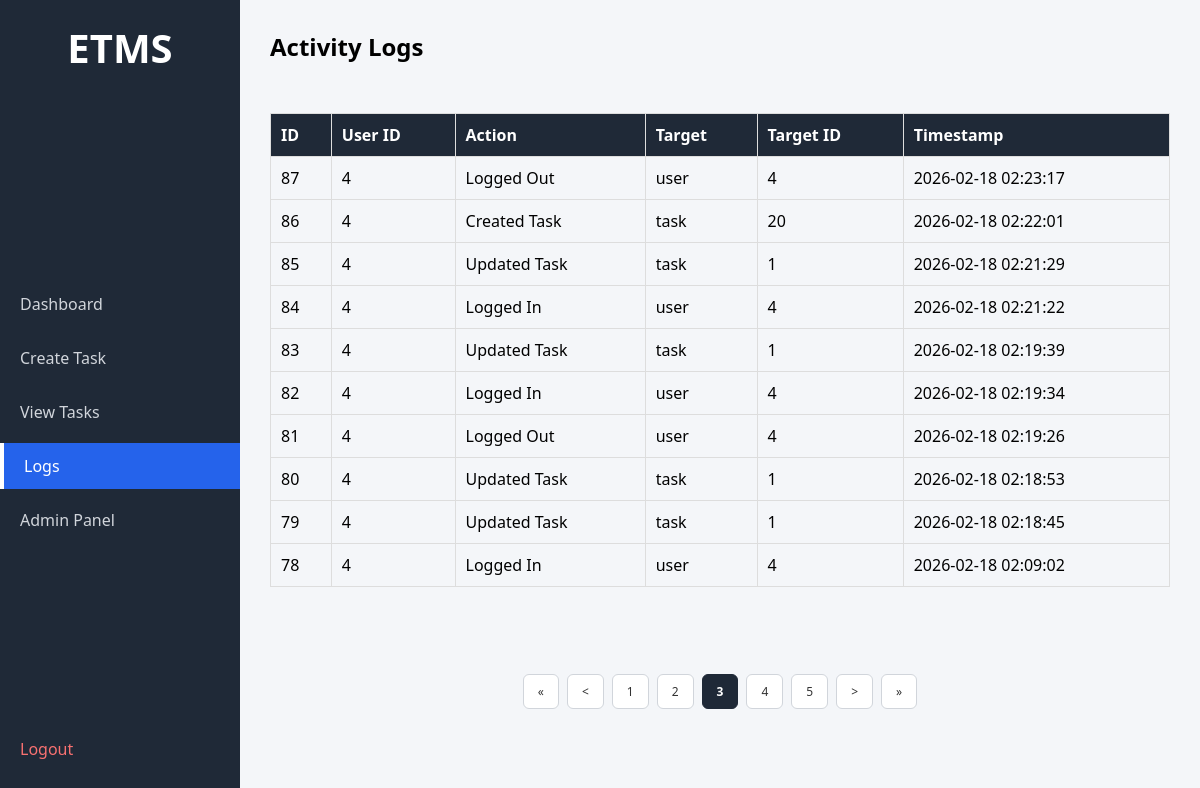
Screenshot of /logs?page=3 (signed in) with the database file from the repository.
### tables this page shows
CREATE TABLE logs(
    id INTEGER PRIMARY KEY AUTOINCREMENT,
    user_id INTEGER NOT NULL,
    action TEXT NOT NULL,
    target_type TEXT,
    target_id INTEGER,
    timestamp DATETIME DEFAULT CURRENT_TIMESTAMP
);

### app.py (the view)
        def wrapper(*args, **kwargs):
            if "role" not in session:
                return redirect("/login")
            if session["role"] not in allowed_roles:
                return "<h1>Access Denied: Your role does not have permission.</h1>" \
                "<a href='/dashboard'>Back to Dashboard</a>"
            return func(*args, **kwargs)

### app.py (called while the page is built)
def role_required(allowed_roles):
    def decorator(func):
        def wrapper(*args, **kwargs):
            if "role" not in session:
                return redirect("/login")
            if session["role"] not in allowed_roles:
                return "<h1>Access Denied: Your role does not have permission.</h1>" \
                "<a href='/dashboard'>Back to Dashboard</a>"
            return func(*args, **kwargs)
        wrapper.__name__ = func.__name__
        return wrapper
    return decorator

@app.route("/logs")
@role_required(["admin"])
def view_logs():
    conn = sqlite3.connect("database.db")
    c = conn.cursor()
    page = request.args.get("page", 1, type=int)
    per_page = 10
    offset = (page - 1) * per_page
    c.execute("SELECT COUNT(*) FROM logs")
    total = c.fetchone()[0]
    c.execute("SELECT * FROM logs ORDER BY id DESC LIMIT ? OFFSET ?",
              (per_page, offset))
    logs_list = c.fetchall()
    conn.close()
    total_pages = (total + per_page - 1) // per_page
    return render_template(
        "logs.html",
        logs=logs_list,
        page=page,
        total_pages=total_pages
    )

### templates/logs.html (shortened to what this page needs)
<!DOCTYPE html>
<html lang="en">
<head>
    <link rel="stylesheet" href="/static/dashboard.css">
</head>
<body>
    <div class="layout">
        <div class="sidebar">
            <h2 class="logo">ETMS</h2>
            <ul class="nav-links">
                <li><a href="/dashboard">Dashboard</a></li>
                <li><a href="/create_task">Create Task</a></li>
                <li><a href="/tasks">View Tasks</a></li>
                <li><a href="/logs" class="active">Logs</a></li>
                <li><a href="/admin">Admin Panel</a></li>
            </ul>
            <div class="sidebar-footer">
                <a href="/logout" class="logout">Logout</a>
            </div>
        </div>
        <div class="main-content">
            <div class="topbar">
                <h1>Activity Logs</h1>
            </div>
            <div class="content">
                <table border="1">
                    <tr>
                        <th>ID</th>
                        <th>User ID</th>
                        <th>Action</th>
                        <th>Target</th>
                        <th>Target ID</th>
                        <th>Timestamp</th>
                    </tr>
                    {% for log in logs %}
                    <tr>
                        <td>{{ log[0] }}</td>
                        <td>{{ log[1] }}</td>
                        <td>{{ log[2] }}</td>
                        <td>{{ log[3] }}</td>
                        <td>{{ log[4] }}</td>
                        <td>{{ log[5] }}</td>
                    </tr>
                    {% endfor %}
                </table><br>
                <div class="pagination">
                    {% if page > 1 %}
                        <a href="?page=1" class="page-btn">&laquo;</a>
                        <a href="?page={{ page - 1 }}" class="page-btn">&lt;</a>
                    {% endif %}
                    {% for p in range(1, total_pages + 1) %}
                        {% if p == page %}
                            <span class="page-number active">{{ p }}</span>
                        {% elif p >= page - 2 and p <= page + 2 %}
                            <a href="?page={{ p }}" class="page-number">{{ p }}</a>
                        {% endif %}
                    {% endfor %}
                    {% if page < total_pages %}
                        <a href="?page={{ page + 1 }}" class="page-btn">&gt;</a>
                        <a href="?page={{ total_pages }}" class="page-btn">&raquo;</a>
                    {% endif %}
                </div>
            </div>
        </div>
    </div>
</body>
</html>

### static/dashboard.css (style rules this page uses)
* { margin: 0; padding: 0; box-sizing: border-box; font-family: "Segoe UI", sans-serif; }
body { background-color: #f4f6f9; font-size: 16px; }
.layout { display: flex; min-height: 100vh; }
.sidebar { width: 240px; background-color: #1f2937; color: white; display: flex; flex-direction: column; justify-content: space-between; position: fixed; top: 0; left: 0; bottom: 0; height: 100vh; overflow-y: auto; padding: 20px 0; }
.logo { text-align: center; margin-bottom: 30px; font-size: 40px; }
.nav-links { list-style: none; }
.nav-links li { margin: 8px 0; }
.nav-links a { display: block; padding: 12px 20px; color: #d1d5db; text-decoration: none; transition: 0.3s; }
.nav-links a.active { background-color: #2563eb; color: white; border-left: 4px solid white; }
.sidebar-footer { padding: 20px; }
.logout { color: #f87171; text-decoration: none; }
.main-content { flex: 1; padding: 30px; margin-left: 240px; height: 100vh; overflow-y: auto; }
.topbar { margin-bottom: 30px; }
.topbar h1 { font-size: 24px; margin-bottom: 5px; }
.content { display: flex; gap: 20px; flex-direction: column; }
table { width: 100%; border-collapse: collapse; margin-top: 20px; }
table th, table td { padding: 10px; text-align: left; border: 1px solid #ddd; }
table th { background-color: #1f2937; color: white; }
.pagination { margin-top: 25px; display: flex; justify-content: center; align-items: center; gap: 8px; flex-wrap: wrap; }
.page-btn, .page-number { padding: 8px 14px; border: 1px solid #d1d5db; background-color: white; color: #333; text-decoration: none; border-radius: 6px; font-size: 12px; transition: all 0.2s ease; }
.page-number.active { background-color: #1f2937; border-color: #1f2937; color: white; font-weight: bold; pointer-events: none; }

### rows the page displays
logs: id "87", user "4", action "Logged Out", target_type "user", target "4", timestamp "2026-02-18 02:23:17"
logs: id "86", user "4", action "Created Task", target_type "task", target "20", timestamp "2026-02-18 02:22:01"
logs: id "85", user "4", action "Updated Task", target_type "task", target "1", timestamp "2026-02-18 02:21:29"
logs: id "84", user "4", action "Logged In", target_type "user", target "4", timestamp "2026-02-18 02:21:22"
logs: id "83", user "4", action "Updated Task", target_type "task", target "1", timestamp "2026-02-18 02:19:39"
logs: id "82", user "4", action "Logged In", target_type "user", target "4", timestamp "2026-02-18 02:19:34"
logs: id "81", user "4", action "Logged Out", target_type "user", target "4", timestamp "2026-02-18 02:19:26"
logs: id "80", user "4", action "Updated Task", target_type "task", target "1", timestamp "2026-02-18 02:18:53"
logs: id "79", user "4", action "Updated Task", target_type "task", target "1", timestamp "2026-02-18 02:18:45"
logs: id "78", user "4", action "Logged In", target_type "user", target "4", timestamp "2026-02-18 02:09:02"

### other values shown
{{ p }} "1" "2" "4" "5"
{{ p }} "3"
